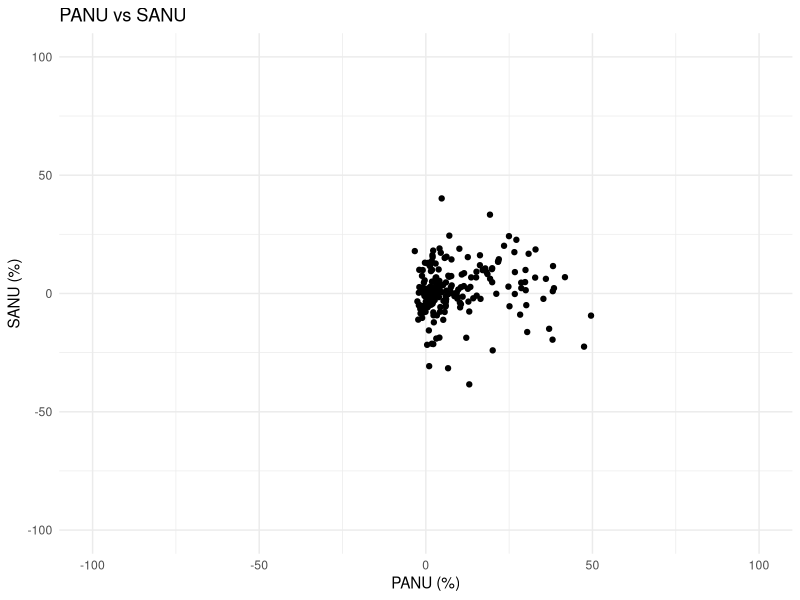
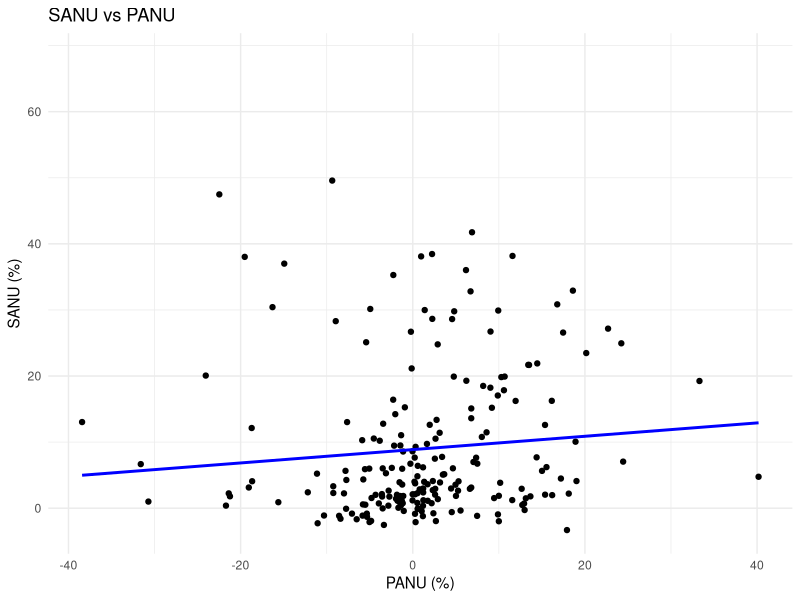

Write the R code that produced these figures, in order.
## ---- chunk 1
nonuse <- read.csv("data/test_data/NonUse.csv", sep = ",", header = TRUE)
head(nonuse)
summary(nonuse)

## ---- chunk 2
cor.test(nonuse$PANU, nonuse$SANU, method = "spearman")
## ---- chunk 3
library(ggplot2)
ggplot(nonuse, aes(x = PANU, y = SANU)) +
  geom_point() +
  xlim(-100, 100) +
  ylim(-100, 100) +
  labs(title = "PANU vs SANU", x = "PANU (%)", y = "SANU (%)") +
  theme_minimal()
       
## ---- chunk 4
library(ggplot2)
ggplot(nonuse, aes(x = SANU, y = PANU)) +
  geom_point() +
  geom_smooth(method = "lm", se = FALSE, color = "blue") +
  # xlim(-100, 100) +
  # ylim(-100, 100) +
  labs(title = "SANU vs PANU", x = "PANU (%)", y = "SANU (%)") +
  theme_minimal()
       
       
## ---- chunk 5
lm_sanu <- lm(PANU ~ SANU, data=nonuse)
summary(lm_sanu)
coef(lm_sanu)
slope <- coef(lm_sanu)[2]
intercept <- coef(lm_sanu)[1]
cat("Regression equation: SANU =", intercept, "+", slope, "* PANU\n")
